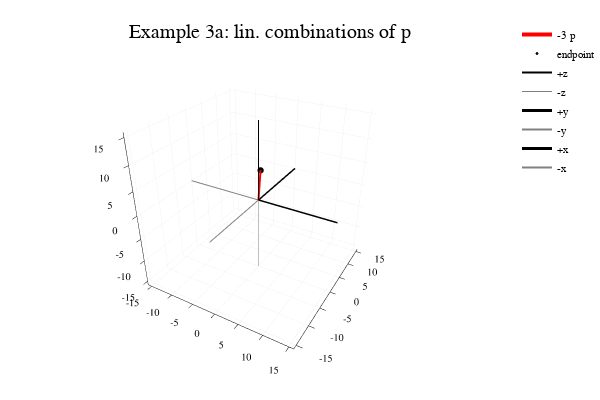

Write notebook code for a chart like this one.
### Markdown cell above
## Example 3a.  Plot a possible linear combination using one vector in $\mathbb{R}^3$


Here, a random integer ($a_1$) between -20 and 20 is used as a weight for the vector. 

NOTE: a "linear combination" of a single vector is simply a "multiple" of that vector!!!

To see a different randomly generated linear combination, select the following cell by single-clicking anywhere in the gray code area.  Then hit the "Run" button.

### Code cell
# Example 3a
using Plots
plotly()

a1=rand(-20:20); a2=rand(-20:20);
P=p*a1; Q=q*a2; 

while abs(P[1])>15 || abs(P[2])>15 || abs(P[3])>15
   a1=rand(-20:20); a2=rand(-20:20);
    P=p*a1; Q=q*a2;
end

xp=[0,P[1]];
yp=[0,P[2]];
zp=[0,P[3]];
plot3d(xp,yp,zp, title="Example 3a: lin. combinations of p", label="$a1 p", linecolor="red", linewidth=4, lims=[-15,15])
scatter!([P[1], P[1]],[P[2],P[2]],[P[3],P[3]], markercolor="black", markersize=1, label="endpoint")

plot3d!([0,0],[0,0],[0,20],  label="+z", linecolor="black", linewidth=2,lims=[-15,15])
plot3d!([0,0],[0,0],[0,-20],  label="-z", linecolor="gray", linewidth=1,lims=[-15,15])
plot3d!([0,0],[0,20],[0,0],  label="+y", linecolor="black", linewidth=3,lims=[-15,15])
plot3d!([0,0],[0,-20],[0,0],  label="-y", linecolor="gray", linewidth=2,lims=[-15,15])
plot3d!([0,20],[0,0],[0,0],  label="+x", linecolor="black", linewidth=3,lims=[-15,15])
plot3d!([0,-20],[0,0],[0,0],  label="-x", linecolor="gray", linewidth=2,lims=[-15,15])

### Figure 1 — Plotly figure (JSON) as saved in the notebook; plotly's stock layout.template omitted (floating-point values rounded to 4 significant figures)
{"data": [{"colorbar": {"title": ""}, "hoverinfo": "text", "legendgroup": "-3 p", "line": {"color": "rgba(255, 0, 0, 1.000)", "dash": "solid", "shape": "linear", "width": 4}, "mode": "lines", "name": "-3 p", "showlegend": true, "text": [null, null], "type": "scatter3d", "x": [0, -3], "xaxis": "x1", "y": [0, 6], "yaxis": "y1", "z": [0, 3], "zmax": 0.1, "zmin": -0.1}, {"colorbar": {"title": ""}, "hoverinfo": "text", "legendgroup": "endpoint", "marker": {"color": "rgba(0, 0, 0, 1.000)", "line": {"color": "rgba(0, 0, 0, 1.000)", "width": 1}, "size": 2, "symbol": "circle"}, "mode": "markers", "name": "endpoint", "showlegend": true, "text": [null, null], "type": "scatter3d", "x": [-3, -3], "xaxis": "x1", "y": [6, 6], "yaxis": "y1", "z": [3, 3], "zmax": 0.1, "zmin": -0.1}, {"colorbar": {"title": ""}, "hoverinfo": "text", "legendgroup": "+z", "line": {"color": "rgba(0, 0, 0, 1.000)", "dash": "solid", "shape": "linear", "width": 2}, "mode": "lines", "name": "+z", "showlegend": true, "text": [null, null], "type": "scatter3d", "x": [0, 0], "xaxis": "x1", "y": [0, 0], "yaxis": "y1", "z": [0, 20], "zmax": 0.1, "zmin": -0.1}, {"colorbar": {"title": ""}, "hoverinfo": "text", "legendgroup": "-z", "line": {"color": "rgba(128, 128, 128, 1.000)", "dash": "solid", "shape": "linear", "width": 1}, "mode": "lines", "name": "-z", "showlegend": true, "text": [null, null], "type": "scatter3d", "x": [0, 0], "xaxis": "x1", "y": [0, 0], "yaxis": "y1", "z": [0, -20], "zmax": 0.1, "zmin": -0.1}, {"colorbar": {"title": ""}, "hoverinfo": "text", "legendgroup": "+y", "line": {"color": "rgba(0, 0, 0, 1.000)", "dash": "solid", "shape": "linear", "width": 3}, "mode": "lines", "name": "+y", "showlegend": true, "text": [null, null], "type": "scatter3d", "x": [0, 0], "xaxis": "x1", "y": [0, 20], "yaxis": "y1", "z": [0, 0], "zmax": 0.1, "zmin": -0.1}, {"colorbar": {"title": ""}, "hoverinfo": "text", "legendgroup": "-y", "line": {"color": "rgba(128, 128, 128, 1.000)", "dash": "solid", "shape": "linear", "width": 2}, "mode": "lines", "name": "-y", "showlegend": true, "text": [null, null], "type": "scatter3d", "x": [0, 0], "xaxis": "x1", "y": [0, -20], "yaxis": "y1", "z": [0, 0], "zmax": 0.1, "zmin": -0.1}, {"colorbar": {"title": ""}, "hoverinfo": "text", "legendgroup": "+x", "line": {"color": "rgba(0, 0, 0, 1.000)", "dash": "solid", "shape": "linear", "width": 3}, "mode": "lines", "name": "+x", "showlegend": true, "text": [null, null], "type": "scatter3d", "x": [0, 20], "xaxis": "x1", "y": [0, 0], "yaxis": "y1", "z": [0, 0], "zmax": 0.1, "zmin": -0.1}, {"colorbar": {"title": ""}, "hoverinfo": "text", "legendgroup": "-x", "line": {"color": "rgba(128, 128, 128, 1.000)", "dash": "solid", "shape": "linear", "width": 2}, "mode": "lines", "name": "-x", "showlegend": true, "text": [null, null], "type": "scatter3d", "x": [0, -20], "xaxis": "x1", "y": [0, 0], "yaxis": "y1", "z": [0, 0], "zmax": 0.1, "zmin": -0.1}], "layout": {"annotations": [{"font": {"color": "rgba(0, 0, 0, 1.000)", "family": "sans-serif", "size": 20}, "rotation": 0, "showarrow": false, "text": "Example 3a: lin. combinations of p", "x": 0.5222, "xanchor": "center", "xref": "paper", "y": 1, "yanchor": "top", "yref": "paper"}], "height": 400, "legend": {"bgcolor": "rgba(255, 255, 255, 1.000)", "bordercolor": "rgba(0, 0, 0, 1.000)", "font": {"color": "rgba(0, 0, 0, 1.000)", "family": "sans-serif", "size": 11}, "tracegroupgap": 0, "x": 1, "y": 1}, "margin": {"b": 20, "l": 0, "r": 0, "t": 20}, "paper_bgcolor": "rgba(255, 255, 255, 1.000)", "plot_bgcolor": "rgba(255, 255, 255, 1.000)", "scene": {"camera": {"eye": {"x": 1.126, "y": -1.95, "z": 1.3}}, "xaxis": {"anchor": "y1", "domain": [0.05101, 0.9934], "gridcolor": "rgba(0, 0, 0, 0.100)", "gridwidth": 0.5, "linecolor": "rgba(0, 0, 0, 1.000)", "mirror": false, "range": [-15.9, 15.9], "showgrid": true, "showline": true, "showticklabels": true, "tickangle": 0, "tickcolor": "rgb(0, 0, 0)", "tickfont": {"color": "rgba(0, 0, 0, 1.000)", "family": "sans-serif", "size": 11}, "tickmode": "array", "ticks": "inside", "ticktext": ["-15", "-10", "-5", "0", "5", "10", "15"], "tickvals": [-15, -10, -5, 0, 5, 10, 15], "title": "", "titlefont": {"color": "rgba(0, 0, 0, 1.000)", "family": "sans-serif", "size": 15}, "type": "-", "visible": true, "zeroline": false, "zerolinecolor": "rgba(0, 0, 0, 1.000)"}, "yaxis": {"anchor": "x1", "domain": [0.03762, 0.9415], "gridcolor": "rgba(0, 0, 0, 0.100)", "gridwidth": 0.5, "linecolor": "rgba(0, 0, 0, 1.000)", "mirror": false, "range": [-15.9, 15.9], "showgrid": true, "showline": true, "showticklabels": true, "tickangle": 0, "tickcolor": "rgb(0, 0, 0)", "tickfont": {"color": "rgba(0, 0, 0, 1.000)", "family": "sans-serif", "size": 11}, "tickmode": "array", "ticks": "inside", "ticktext": ["-15", "-10", "-5", "0", "5", "10", "15"], "tickvals": [-15, -10, -5, 0, 5, 10, 15], "title": "", "titlefont": {"color": "rgba(0, 0, 0, 1.000)", "family": "sans-serif", "size": 15}, "type": "-", "visible": true, "zeroline": false, "zerolinecolor": "rgba(0, 0, 0, 1.000)"}, "zaxis": {"gridcolor": "rgba(0, 0, 0, 0.100)", "gridwidth": 0.5, "linecolor": "rgba(0, 0, 0, 1.000)", "mirror": false, "range": [-15.9, 15.9], "showgrid": true, "showline": true, "showticklabels": true, "tickangle": 0, "tickcolor": "rgb(0, 0, 0)", "tickfont": {"color": "rgba(0, 0, 0, 1.000)", "family": "sans-serif", "size": 11}, "tickmode": "array", "ticks": "inside", "ticktext": ["-15", "-10", "-5", "0", "5", "10", "15"], "tickvals": [-15, -10, -5, 0, 5, 10, 15], "title": "", "titlefont": {"color": "rgba(0, 0, 0, 1.000)", "family": "sans-serif", "size": 15}, "type": "-", "visible": true, "zeroline": false, "zerolinecolor": "rgba(0, 0, 0, 1.000)"}}, "showlegend": true, "width": 600}}
